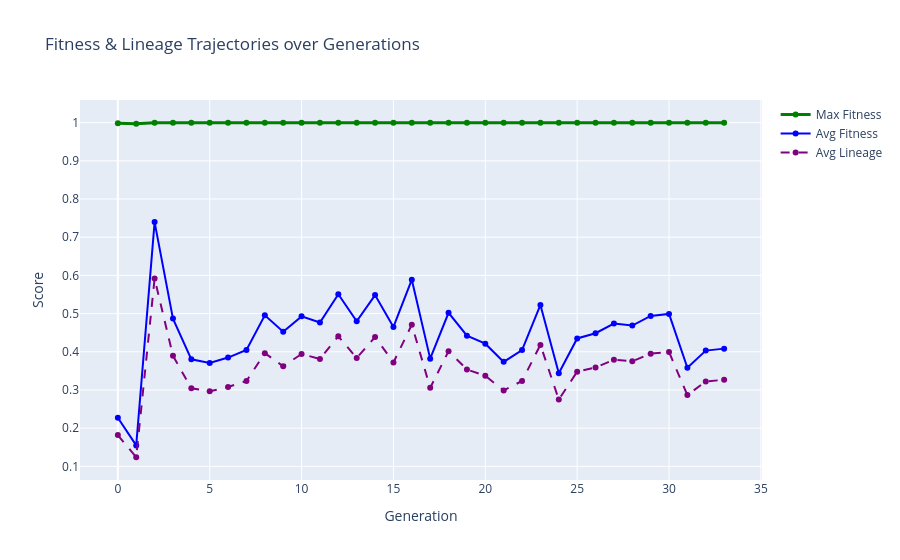

Notebook code for this chart:
### Code cell
# ## 2. Global Fitness & Lineage Dynamics
# Average and top fitness score by generation.

# %%
gen_stats = df.groupby('generation').agg(
    max_fitness=('fitness', 'max'),
    avg_fitness=('fitness', 'mean'),
    avg_lineage=('lineage_score', 'mean'),
    pop_size=('chain_id', 'count')
).reset_index()

fig = go.Figure()
fig.add_trace(go.Scatter(x=gen_stats['generation'], y=gen_stats['max_fitness'], mode='lines+markers', name='Max Fitness', line=dict(color='green', width=3)))
fig.add_trace(go.Scatter(x=gen_stats['generation'], y=gen_stats['avg_fitness'], mode='lines+markers', name='Avg Fitness', line=dict(color='blue', width=2)))
fig.add_trace(go.Scatter(x=gen_stats['generation'], y=gen_stats['avg_lineage'], mode='lines+markers', name='Avg Lineage', line=dict(color='purple', dash='dash')))

fig.update_layout(title="Fitness & Lineage Trajectories over Generations", xaxis_title="Generation", yaxis_title="Score")
fig.show()

### Figure 1 — Plotly figure (JSON) as saved in the notebook; plotly's stock layout.template omitted (floating-point values rounded to 4 significant figures)
{"data": [{"line": {"color": "green", "width": 3}, "mode": "lines+markers", "name": "Max Fitness", "type": "scatter", "x": [0, 1, 2, 3, 4, 5, 6, 7, 8, 9, 10, 11, 12, 13, 14, 15, 16, 17, 18, 19, 20, 21, 22, 23, 24, 25, 26, 27, 28, 29, 30, 31, 32, 33], "y": [0.9985, 0.9972, 0.9995, 0.9995, 0.9996, 0.9996, 0.9996, 0.9996, 0.9996, 0.9996, 0.9996, 0.9996, 0.9997, 0.9998, 0.9998, 0.9998, 0.9998, 0.9998, 0.9998, 0.9998, 0.9998, 0.9998, 0.9998, 0.9998, 0.9998, 0.9998, 0.9998, 0.9998, 0.9998, 0.9998, 0.9998, 0.9998, 0.9998, 0.9998]}, {"line": {"color": "blue", "width": 2}, "mode": "lines+markers", "name": "Avg Fitness", "type": "scatter", "x": [0, 1, 2, 3, 4, 5, 6, 7, 8, 9, 10, 11, 12, 13, 14, 15, 16, 17, 18, 19, 20, 21, 22, 23, 24, 25, 26, 27, 28, 29, 30, 31, 32, 33], "y": [0.2273, 0.1549, 0.7397, 0.487, 0.3804, 0.3706, 0.3849, 0.4046, 0.4955, 0.4527, 0.4928, 0.4766, 0.5507, 0.4798, 0.5485, 0.4651, 0.5888, 0.3821, 0.5021, 0.4422, 0.4213, 0.3737, 0.4046, 0.5227, 0.3437, 0.435, 0.4486, 0.474, 0.4688, 0.4939, 0.4992, 0.3582, 0.4031, 0.4083]}, {"line": {"color": "purple", "dash": "dash"}, "mode": "lines+markers", "name": "Avg Lineage", "type": "scatter", "x": [0, 1, 2, 3, 4, 5, 6, 7, 8, 9, 10, 11, 12, 13, 14, 15, 16, 17, 18, 19, 20, 21, 22, 23, 24, 25, 26, 27, 28, 29, 30, 31, 32, 33], "y": [0.1819, 0.1239, 0.5917, 0.3896, 0.3043, 0.2965, 0.3079, 0.3237, 0.3964, 0.3621, 0.3942, 0.3813, 0.4406, 0.3838, 0.4388, 0.3721, 0.471, 0.3057, 0.4017, 0.3538, 0.337, 0.2989, 0.3237, 0.4181, 0.2749, 0.348, 0.3589, 0.3792, 0.375, 0.3951, 0.3993, 0.2866, 0.3225, 0.3266]}], "layout": {"title": {"text": "Fitness & Lineage Trajectories over Generations"}, "xaxis": {"title": {"text": "Generation"}}, "yaxis": {"title": {"text": "Score"}}}}
